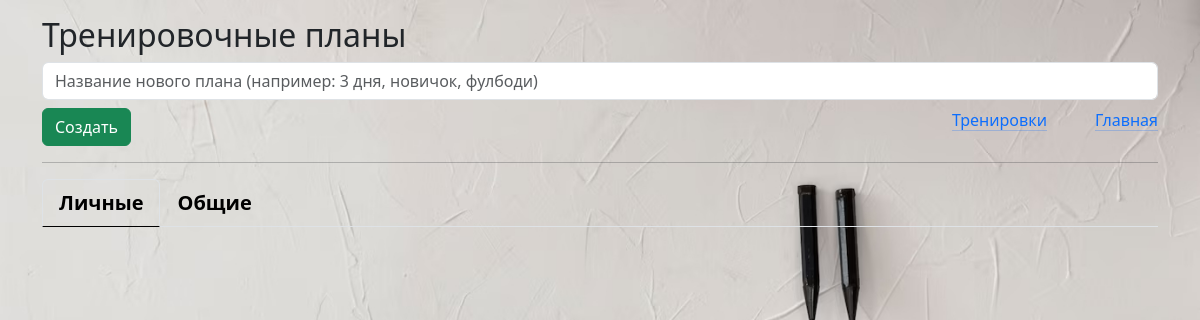
Page /plans_all (signed in) on the earlier database version.
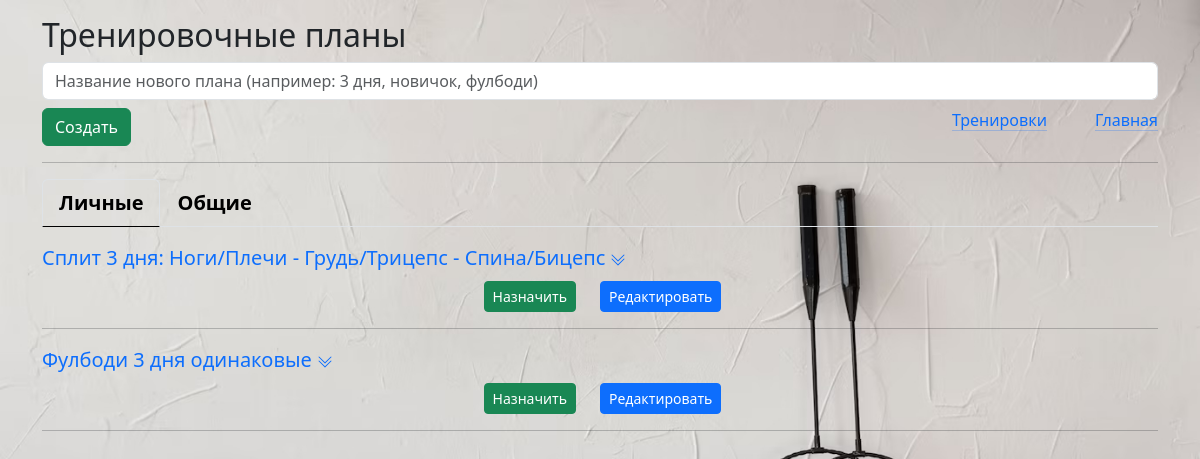
Same page on the later database version.
### _models.py (models this page shows)
class Plan(db.Model):
    __tablename__ = 'plans'
    id = db.Column(db.Integer, primary_key=True)
    name = db.Column(db.String, default='New Plan')
    owner = db.Column(db.String, default='Admin')
    trainings = relationship('Training', secondary='plan_trainings', back_populates='plans')

### main.py (the view)
@app.route('/plans_all', methods=['POST', 'GET'])
def plans_all():
    conditions = or_(Plan.owner == current_user.name, Plan.owner == 'admin')
    plans = Plan.query.filter(conditions).all()
    plan_ids = [plan.id for plan in plans]
    plan_trainings = Plan_Trainings.query.filter(Plan_Trainings.plan_id.in_(plan_ids)).all()
    trainings_ids = [plan_training.training_id for plan_training in plan_trainings]
    trains = Training.query.filter(Training.training_id.in_(trainings_ids)).all()
    trainings_in_plan = {}  # {plan: [trains], ...}
    for plan in plans:
        trainings_in_plan[plan] = []
        for plan_train in plan_trainings:
            for train in trains:
                if train.training_id == plan_train.training_id and plan_train.plan_id == plan.id:
                    train_time = 0
                    for exercise in train.exercises:
                        te = TrainingExercise.query.filter_by(training_id=train.training_id, exercise_id=exercise.exercise_id).first()
                        train_time += te.sets * exercise.time_per_set
                    trainings_in_plan[plan].append([train, train_time])
    return render_template('plans_all.html', trainings_in_plan=trainings_in_plan)

### main.py (called while the page is built)
@login_manager.user_loader
def load_user(user_id):
    return User.query.get(int(user_id))

### templates/plans_all.html (shortened to what this page needs)
{% extends 'base.html' %}
{% block body %}
<div class="mt-3">
    <h2>Тренировочные планы
    </h2>
</div>
    <form action="/plan_new/0" method="post">
        <div class=" mb-2">
            <input type="text" name="plan_name" id="plan_name" class="form-control" placeholder="Название нового плана (например: 3 дня, новичок, фулбоди)" required>
        </div>
        <div class="mb-2 d-flex">
            <div class="flex-grow-1">
                <input type="submit" class="btn btn-success" value="Создать">
            </div>
            <div class="me-5">
                <a href="/new_train" class="1mx-3 link-primary link-offset-2 link-underline-opacity-25 link-underline-opacity-100-hover">Тренировки</a>
            </div>
            <div class="">
                <a href="/" class=" link-primary link-offset-2 link-underline-opacity-25 link-underline-opacity-100-hover">Главная</a>
            </div>
        </div>
    </form>
    <hr>
    <ul class="nav nav-tabs mb-3 fs-5 fw-semibold" id="pills-tab" role="tablist">
            <li class="nav-item" role="presentation">
                <button class="nav-link active" id="user_plans_tab" data-bs-toggle="pill" data-bs-target="#user_plans" type="button" role="tab" aria-controls="user_plans" aria-selected="true">Личные</button>
            </li>
            <li class="nav-item" role="presentation">
                <button class="nav-link" id="common_tab_tab" data-bs-toggle="pill" data-bs-target="#common_plans" type="button" role="tab" aria-controls="common_plans" aria-selected="false">Общие</button>
            </li>
    </ul>
    <div class="tab-content" id="tabContent">
        <div class="tab-pane fade show active" id="user_plans" role="tabpanel" aria-labelledby="user_plans_tab" tabindex="0">
            {% for plan, trains in trainings_in_plan.items() %}
            {% if plan.owner == current_user.name %}
                <div class="row">
                        <div class="col fs-5  mb-2">
                            <a class="link-underline link-underline-opacity-0" data-bs-toggle="collapse" href="#collapse_user_plan{{plan.id}}" role="button" aria-expanded="false" aria-controls="collapse_user_plan{{plan.id}}">
                                {{plan.name}}
                            </a>
                        </div>
                    <div class="row">
                        <div class="col text-end">
                            <a href="/assign_training/{{plan.id}}" class="btn btn-success btn-sm">Назначить</a>
                        </div>
                        <div class="col">
                            {% if plan.owner == current_user.name %}
                                <a href="/plan_new/{{plan.id}}" class="btn btn-primary btn-sm">Редактировать</a>
                            {% endif %}
                        </div>
                    </div>
                </div>
                <hr>
            {% endif %}
            {% endfor %}
        </div>
    </div>
{% endblock %}

### templates/base.html (shortened to what this page needs)
<!doctype html>
<html lang="ru">
<head>
    <link rel="stylesheet" href="{{ url_for('static', filename='css/bootstrap.min.css' )}}">
    <link rel="stylesheet" href="{{ url_for('static', filename='css/main.css' )}}">
</head>
<body>
    <div class="container">
        {% block body %}{% endblock %}
    </div>
</body>
</html>

### static/css/main.css (style rules this page uses)
body { background-image: url('../imgs/background.jpg'); background-size: cover; background-repeat: no-repeat; background-attachment: fixed; }
.nav-link.active { background-color: rgba(0, 0, 0, 0.2); }
.nav-tabs .nav-item .nav-link { color: black; }
.nav-tabs .nav-item .nav-link.active { background-color: rgba(255,255,240, 0); border-bottom: solid black; border-width: 1px; }

Differences in the rows shown:
added Plan: name "Сплит 3 дня: Ноги/Плечи - Грудь/Трицепс - Спина/Бицепс"
added Plan: name "Фулбоди 3 дня одинаковые"
